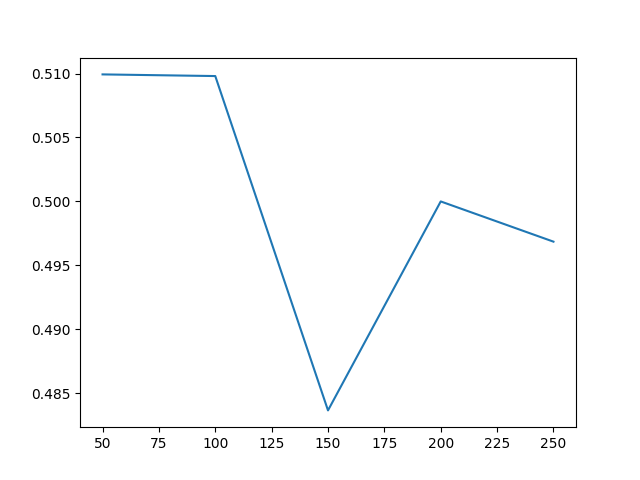

Here is the Python script that generated this plot:
import bot.greedy_bot_move
import bot.strategy
import spsa
import hex_func
import bot.strategy as strategy
import bot.random_bot_move
import copy
import numpy as np
import matplotlib.pyplot as plt
import time
import json
import os

def loss():
    results = hex_func.run_game({"random":bot.strategy.spsa_pass, "spsa_p":bot.strategy.spsa_p, "spsa_m":bot.strategy.spsa_m})
    # gameid = str(time.time())
    # path = os.path.join("games", gameid + ".json")
    # with open(path, "w") as writer:
    #   json.dump(results, writer)
    results = results["scores"]
    print(results)
    if(results == [0, 0, 0]):
       return [0, 0]
    return [-results[1] / (results[1] + results[2]), -results[2] / (results[1] + results[2])]

spsa_iters = 10000
spsa_alpha = 0.602
spsa_gamma = 0.101
spsa_A = 1000
spsa_c = 0.2
spsa_a = 0.2

def spsa():
  theta = strategy.params
  theta_prev = copy.deepcopy(theta)
  theta_history = [[] for i in range(len(theta))]
  l_history = []
  _iters = []
  for i in range(1, spsa_iters+1):
     a_k = spsa_a/((i+spsa_A)**spsa_alpha)
     c_k = spsa_c/(i**spsa_gamma)

     d = 2*np.random.binomial(size=len(strategy.params), n=1, p=0.5)-1
    #  d *= 10
    #  d[3] *= 0.1

     theta_p = theta + c_k * d #* 0.1
     theta_m = theta - c_k * d #* 0.1

     strategy.spsa_p_params = theta_p
    #  print(theta_p)
     strategy.spsa_m_params = theta_m
    
     y0 = loss()
    #  print(y0)

     ghat = (y0[0] - y0[1]) / (2*c_k*d)
     theta = theta - a_k * ghat
     
    #  print(list(theta))
     if(i % 50 == 0):
      print("PROGRESS:" + str(i))
      print(list(theta))

      strategy.spsa_p_params = theta
      strategy.spsa_m_params = theta_prev
      # theta_prev = copy.deepcopy(theta)
      l = [0, 0, 0]
      for j in range(5):
        curr = hex_func.run_game_spsa({"pass":bot.random_bot_move.random_bot_move, "spsa_p":bot.strategy.spsa_p, "spsa_m":bot.strategy.spsa_m})
        l = [l[0]+curr[0], l[1]+curr[1], l[2]+curr[2]]
      print(l)

      _iters.append(i)
      l_history.append(l[1] / (l[1] + l[2]))
      for j in range(len(theta)):
          theta_history[j].append(theta[j])
      plt.plot(_iters, l_history)
      plt.savefig("tune.png")
      plt.clf()

spsa()
print("yay")





